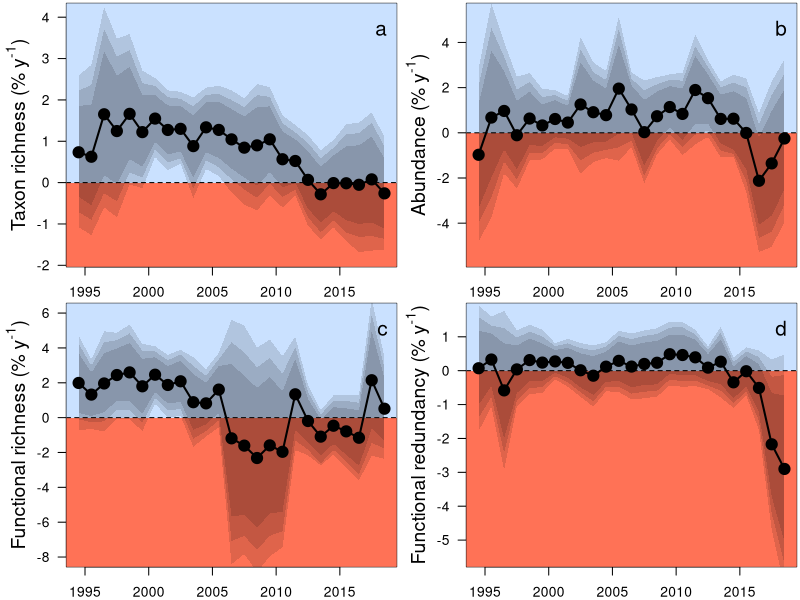

R code for this plot: (Note: this script raises an error after producing the figure.)
##Set working directory
setwd("C:/Users/Ellen/Desktop/aquatic_data/git/EuroAquaticMacroInverts/")

# attach data
MA <- read.csv("outputs/movingAve_YrEsts.csv")
MA$meanYr <- (MA$StartYear+ 4.5)
head(MA)

tiff(filename = "plots/Fig3_movingWindow/MovingAverages.tiff", width = 8, height = 6.5, units = 'in', res = 600, compression = 'lzw')
par(mfrow=c(2,2),mar=c(2,4,0.2,0.2))

#plot for spp richness
SR <- subset(MA, Response == "spp_richness")
ave_SppRich <- 27.28712314
st <-(SR[1:(nrow(SR)),3:12]/ave_SppRich)*100
sr <- cbind(SR$StartYear, SR$site_num, SR$meanYr, st)
names(sr)[names(sr) == 'SR$StartYear'] <- 'StartYear'
names(sr)[names(sr) == 'SR$site_num'] <- 'site_num'
names(sr)[names(sr) == 'SR$meanYr'] <- 'meanYr'
#select yrs with enough sites to be representative
#SRs <- sr[ which(sr$site_num >=100), ]
SRs <- sr[ which(sr$StartYear >1989), ] # this is min 7 countries
#SRs <- sr[ which(sr$StartYear >=1980), ] #this is min 5 countries

plot(SRs$Estimate~SRs$meanYr,ylab="", cex=1.5, xlab="", type="n", las=1, ylim=c(-1.8,4.1), xlim=c(1994.5,2018.5))#ylim=c(-0.8,2.55))
title(ylab=expression(paste("Taxon richness (% y"^"-1", ")")), line=2,cex.lab=1.4)
#title(xlab="Mean year of moving window", line=2,cex.lab=1.3)
polygon(x = c(0, 0, 2040, 2040), y = c(-100, 0, 0, -100), col ="coral1", border = NA)
polygon(x = c(0, 0, 2040, 2040), y = c(100, 0, 0, 100), col ="lightsteelblue1", border = NA)
abline(h=0,lty=2)
polygon(x = c(SRs$meanYr,rev(SRs$meanYr)), y = c(SRs$Q2.5,rev(SRs$Q97.5)),col="#00000020", border = NA)
polygon(x = c(SRs$meanYr,rev(SRs$meanYr)), y = c(SRs$Q5,rev(SRs$Q95)), col ="#00000020", border = NA)
polygon(x = c(SRs$meanYr,rev(SRs$meanYr)), y = c(SRs$Q10,rev(SRs$Q90)), col ="#00000020", border = NA)
#box(lwd=2)
points(SRs$Estimate~SRs$meanYr, pch=21,bg=1,cex=1.8)#pch="-",
points(SRs$Estimate~SRs$meanYr,type="l",lwd=2)
legend("topright", bty="n", legend="a",cex=1.5)

#plot for abundance
SR <- subset(MA, Response == "abundance")
st <-(SR[1:(nrow(SR)),3:12]*100)
sr <- cbind(SR$StartYear, SR$site_num, SR$meanYr, st)
names(sr)[names(sr) == 'SR$StartYear'] <- 'StartYear'
names(sr)[names(sr) == 'SR$site_num'] <- 'site_num'
names(sr)[names(sr) == 'SR$meanYr'] <- 'meanYr'
#select yrs with enough sites to be representative
SRs <- sr[ which(sr$StartYear >1989), ] # this is min 7 countries

plot(SRs$Estimate~SRs$meanYr,ylab="", cex=1.5, xlab="", type="n", las=1, ylim=c(-5.5,5.3), xlim=c(1994.5,2018.5)) #ylim=c(-0.57,0.4))
title(ylab=expression(paste("Abundance (% y"^"-1", ")")), line=2,cex.lab=1.4)
title(xlab="Mean year of moving window", line=2.4,cex.lab=1.3)
polygon(x = c(0, 0, 2040, 2040), y = c(-100, 0, 0, -100), col ="coral1", border = NA)
polygon(x = c(0, 0, 2040, 2040), y = c(100, 0, 0, 100), col ="lightsteelblue1", border = NA)
abline(h=0,lty=2)
polygon(x = c(SRs$meanYr,rev(SRs$meanYr)), y = c(SRs$Q2.5,rev(SRs$Q97.5)),col="#00000020", border = NA)
polygon(x = c(SRs$meanYr,rev(SRs$meanYr)), y = c(SRs$Q5,rev(SRs$Q95)), col ="#00000020", border = NA)
polygon(x = c(SRs$meanYr,rev(SRs$meanYr)), y = c(SRs$Q10,rev(SRs$Q90)), col ="#00000020", border = NA)
points(SRs$Estimate~SRs$meanYr, pch=21,bg=1,cex=1.8)#pch="-",
points(SRs$Estimate~SRs$meanYr,type="l",lwd=2)
legend("topright", bty="n", legend="b",cex=1.5)

#plot for FRic
SR <- subset(MA, Response == "FRic")
st <-(SR[1:(nrow(SR)),3:12])*100
sr <- cbind(SR$StartYear, SR$site_num, SR$meanYr, st)
names(sr)[names(sr) == 'SR$StartYear'] <- 'StartYear'
names(sr)[names(sr) == 'SR$site_num'] <- 'site_num'
names(sr)[names(sr) == 'SR$meanYr'] <- 'meanYr'
#select yrs with enough sites to be representative
SRs <- sr[ which(sr$StartYear >=1989), ] # this is min 7 countries

plot(SRs$Estimate~SRs$meanYr,ylab="", cex=1.5, xlab="", type="n", las=1, ylim=c(-8,6), xlim=c(1994.5,2018.5)) #ylim=c(-0.57,0.4))
title(ylab=expression(paste("Functional richness (% y"^"-1", ")")), line=2,cex.lab=1.4)
title(xlab="Mean year of moving window", line=2.4,cex.lab=1.3)
polygon(x = c(0, 0, 2040, 2040), y = c(-100, 0, 0, -100), col ="coral1", border = NA)
polygon(x = c(0, 0, 2040, 2040), y = c(100, 0, 0, 100), col ="lightsteelblue1", border = NA)
abline(h=0,lty=2)
polygon(x = c(SRs$meanYr,rev(SRs$meanYr)), y = c(SRs$Q2.5,rev(SRs$Q97.5)),col="#00000020", border = NA)
polygon(x = c(SRs$meanYr,rev(SRs$meanYr)), y = c(SRs$Q5,rev(SRs$Q95)), col ="#00000020", border = NA)
polygon(x = c(SRs$meanYr,rev(SRs$meanYr)), y = c(SRs$Q10,rev(SRs$Q90)), col ="#00000020", border = NA)
points(SRs$Estimate~SRs$meanYr, pch=21,bg=1,cex=1.8)#pch="-",
points(SRs$Estimate~SRs$meanYr,type="l",lwd=2)
legend("topright", bty="n", legend="c",cex=1.5)

#plot for FRed
SR <- subset(MA, Response == "FRed")
ave_FRed <- 0.291145846
st <-(SR[1:(nrow(SR)),3:12]/ave_FRed)*100
sr <- cbind(SR$StartYear, SR$site_num, SR$meanYr, st)
names(sr)[names(sr) == 'SR$StartYear'] <- 'StartYear'
names(sr)[names(sr) == 'SR$site_num'] <- 'site_num'
names(sr)[names(sr) == 'SR$meanYr'] <- 'meanYr'
#select yrs with enough sites to be representative
SRs <- sr[ which(sr$StartYear >=1989), ] # this is min 7 countries

plot(SRs$Estimate~SRs$meanYr,ylab="", cex=1.5, xlab="", type="n", las=1, ylim=c(-5.5,1.7), xlim=c(1994.5,2018.5)) #ylim=c(-0.57,0.4))
title(ylab=expression(paste("Functional redundancy (% y"^"-1", ")")), line=2,cex.lab=1.4)
title(xlab="Mean year of moving window", line=2.4,cex.lab=1.3)
polygon(x = c(0, 0, 2040, 2040), y = c(-100, 0, 0, -100), col ="coral1", border = NA)
polygon(x = c(0, 0, 2040, 2040), y = c(100, 0, 0, 100), col ="lightsteelblue1", border = NA)
abline(h=0,lty=2)
polygon(x = c(SRs$meanYr,rev(SRs$meanYr)), y = c(SRs$Q2.5,rev(SRs$Q97.5)),col="#00000020", border = NA)
polygon(x = c(SRs$meanYr,rev(SRs$meanYr)), y = c(SRs$Q5,rev(SRs$Q95)), col ="#00000020", border = NA)
polygon(x = c(SRs$meanYr,rev(SRs$meanYr)), y = c(SRs$Q10,rev(SRs$Q90)), col ="#00000020", border = NA)
points(SRs$Estimate~SRs$meanYr, pch=21,bg=1,cex=1.8)#pch="-",
points(SRs$Estimate~SRs$meanYr,type="l",lwd=2)
legend("topright", bty="n", legend="d",cex=1.5)

dev.off()


####
#####################
###############################################
################################################

####old code#####
#arrows(SRs$meanYr, SRs$Q2.5, SRs$meanYr, SRs$Q97.5, length=0.05, angle=90, code=0,lwd=1)
#arrows(SRs$meanYr, SRs$Q5, SRs$meanYr, SRs$Q95, length=0.05, angle=90, code=0,lwd=3)
#arrows(SRs$meanYr, SRs$Q10, SRs$meanYr, SRs$Q90, length=0.05, angle=90, code=0,lwd=5)
#abline(h=0)

x1<-rep(c(0),each=length(sr$Q2.5))

polygon(x = c(sr$meanYr,rev(sr$meanYr)), y = c(sr$Q2.5,x1), col = "firebrick4",border = NA)
polygon(x = c(sr$meanYr,rev(sr$meanYr)), y = c(sr$Q5,x1), col = "firebrick3",border = NA)
polygon(x = c(sr$meanYr,rev(sr$meanYr)), y = c(sr$Q10,x1), col = "firebrick1",border = NA)

polygon(x = c(sr$meanYr,rev(sr$meanYr)), y = c(x1,rev(sr$Q97.5)), col = "dodgerblue4",border = NA)
polygon(x = c(sr$meanYr,rev(sr$meanYr)), y = c(x1,rev(sr$Q95)), col = "dodgerblue",border = NA)
polygon(x = c(sr$meanYr,rev(sr$meanYr)), y = c(x1,rev(sr$Q90)), col = "lightblue",border = NA)

polygon(x = c(sr$meanYr,rev(sr$meanYr)), y = c(x1,rev(sr$Q2.5)), col = "firebrick4",border = NA)
polygon(x = c(sr$meanYr,rev(sr$meanYr)), y = c(x1,rev(sr$Q5)), col = "firebrick3",border = NA)
polygon(x = c(sr$meanYr,rev(sr$meanYr)), y = c(x1,rev(sr$Q10)), col = "firebrick1",border = NA)
